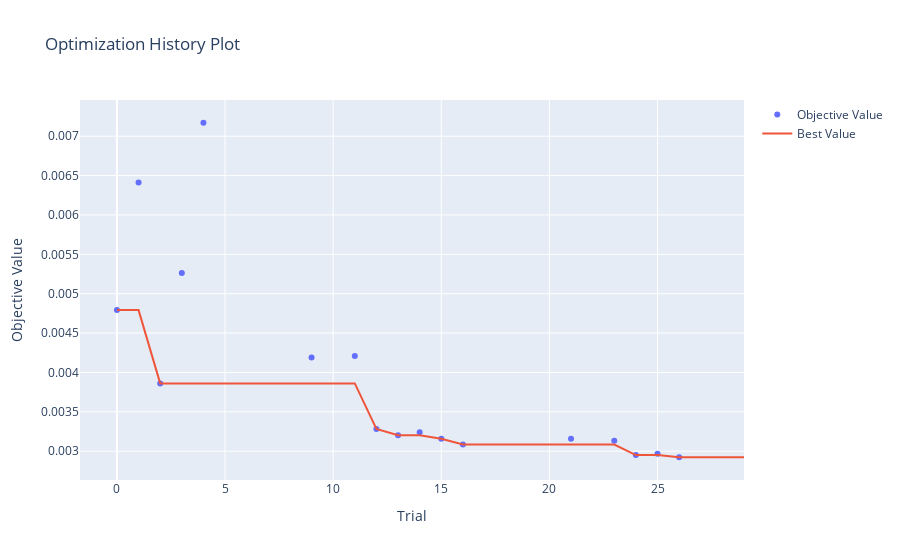

The notebook cell saved with this chart:
### Code cell
optuna.visualization.plot_optimization_history(study_xgb)

### Figure 1 — Plotly figure (JSON) as saved in the notebook; plotly's stock layout.template omitted (floating-point values rounded to 4 significant figures)
{"data": [{"mode": "markers", "name": "Objective Value", "type": "scatter", "x": [0, 1, 2, 3, 4, 9, 11, 12, 13, 14, 15, 16, 21, 23, 24, 25, 26], "y": [0.004791, 0.006413, 0.003861, 0.005264, 0.007171, 0.004188, 0.004208, 0.003282, 0.003203, 0.003241, 0.003158, 0.003084, 0.003157, 0.003133, 0.00295, 0.002968, 0.002923]}, {"mode": "lines", "name": "Best Value", "type": "scatter", "x": [0, 1, 2, 3, 4, 5, 6, 7, 8, 9, 10, 11, 12, 13, 14, 15, 16, 17, 18, 19, 20, 21, 22, 23, 24, 25, 26, 27, 28, 29], "y": [0.004791, 0.004791, 0.003861, 0.003861, 0.003861, 0.003861, 0.003861, 0.003861, 0.003861, 0.003861, 0.003861, 0.003861, 0.003282, 0.003203, 0.003203, 0.003158, 0.003084, 0.003084, 0.003084, 0.003084, 0.003084, 0.003084, 0.003084, 0.003084, 0.00295, 0.00295, 0.002923, 0.002923, 0.002923, 0.002923]}, {"marker": {"color": "#cccccc"}, "mode": "markers", "name": "Infeasible Trial", "showlegend": false, "type": "scatter", "x": [], "y": []}], "layout": {"title": {"text": "Optimization History Plot"}, "xaxis": {"title": {"text": "Trial"}}, "yaxis": {"title": {"text": "Objective Value"}}}}
